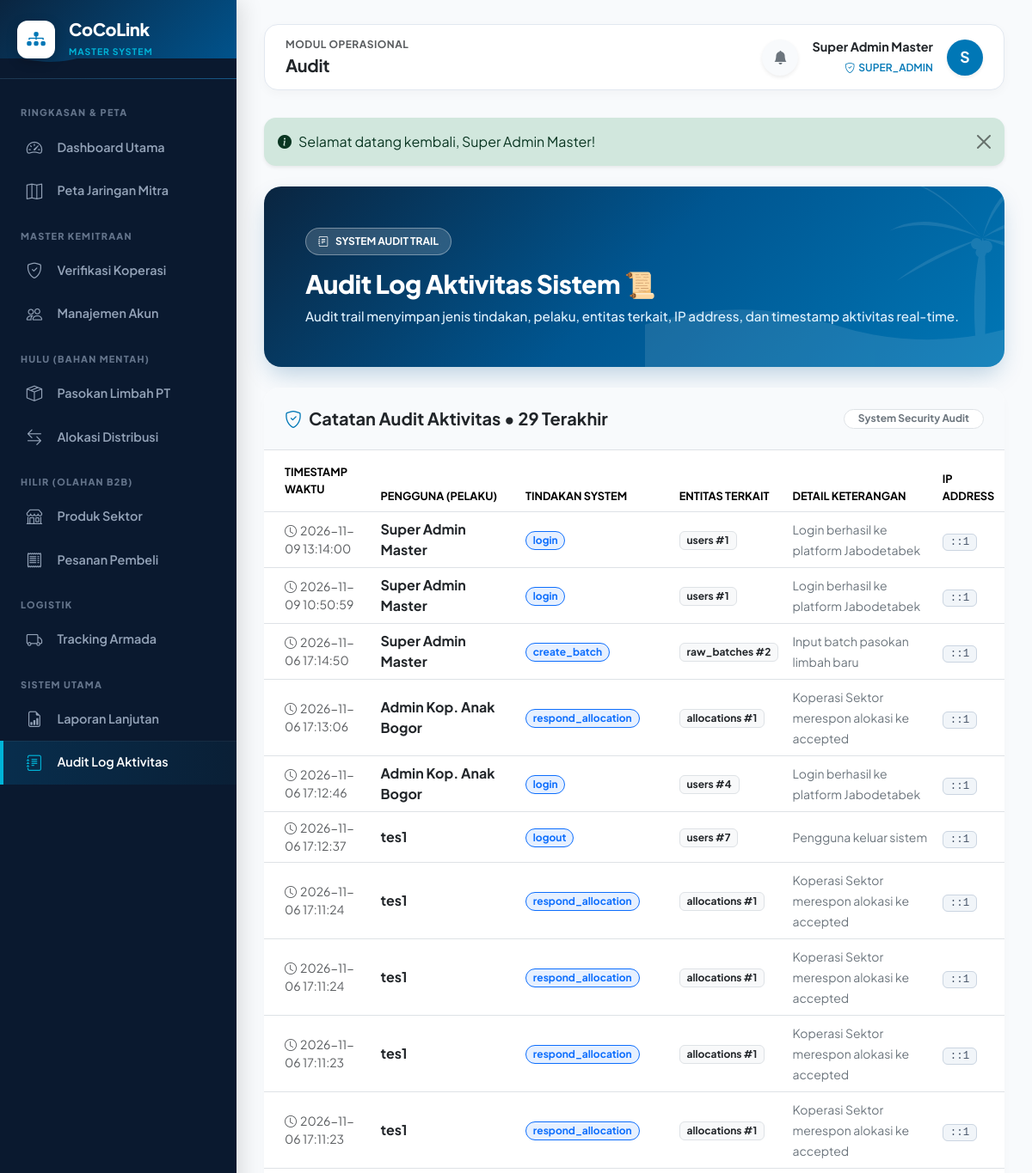
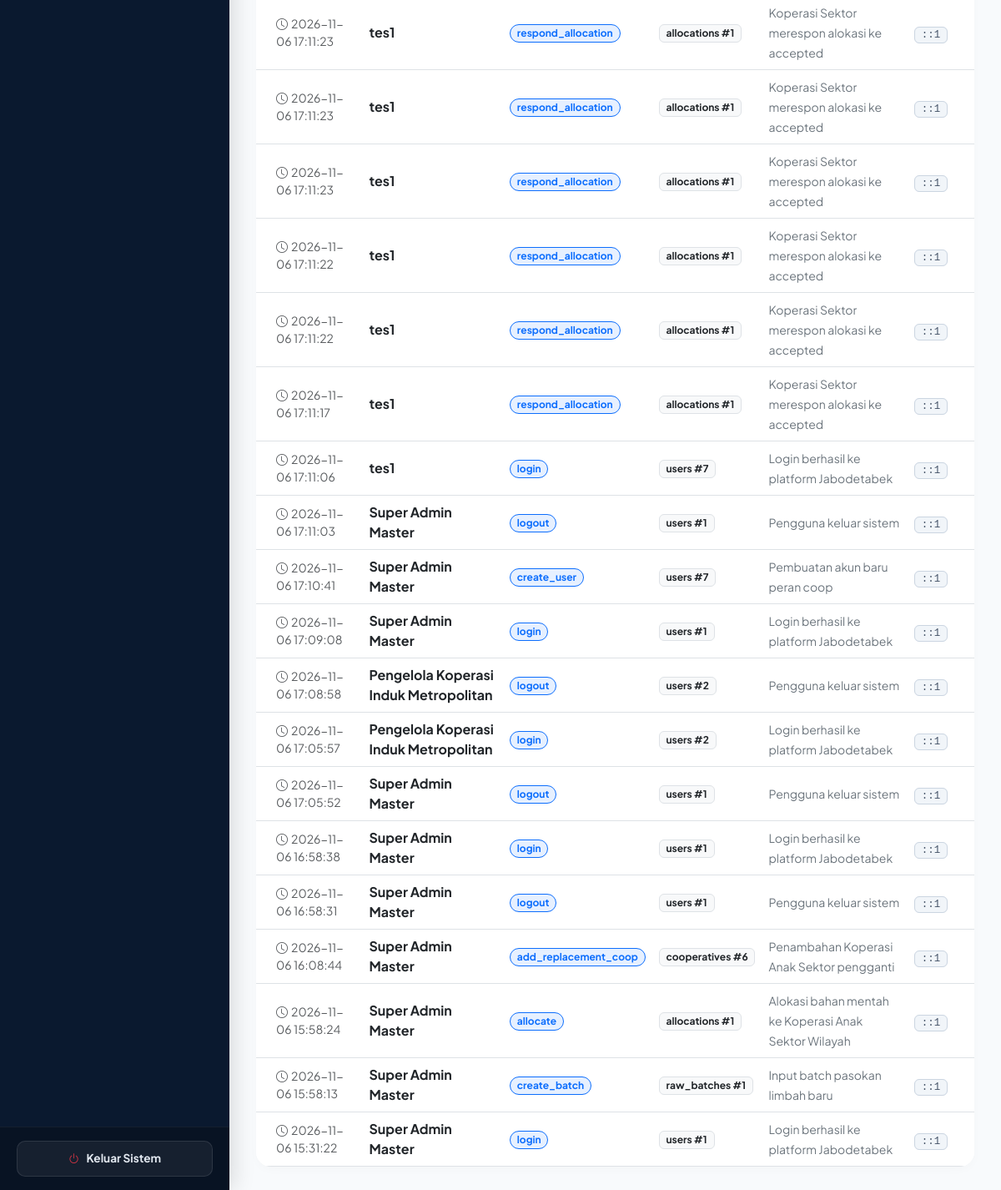
The app's page /index.php?page=audit (signed in) with its own data (2 pictures, top to bottom).
### tables this page shows
CREATE TABLE `users` (
  `id` int(11) NOT NULL,
  `name` varchar(255) NOT NULL,
  `email` varchar(191) NOT NULL,
  `password` varchar(255) NOT NULL,
  `role` enum('super_admin','induk','supplier','coop','buyer','driver') NOT NULL,
  `driver_type` enum('pt_to_induk','induk_to_coop','coop_to_buyer') DEFAULT 'coop_to_buyer',
  `supplier_id` int(11) DEFAULT NULL,
  `coop_id` int(11) DEFAULT NULL,
  `buyer_id` int(11) DEFAULT NULL,
  `is_active` tinyint(1) DEFAULT 1,
  `created_at` datetime DEFAULT current_timestamp()
);

CREATE TABLE `audit_logs` (
  `id` int(11) NOT NULL,
  `user_id` int(11) DEFAULT NULL,
  `action` varchar(100) DEFAULT NULL,
  `entity_type` varchar(100) DEFAULT NULL,
  `entity_id` int(11) DEFAULT NULL,
  `details` text DEFAULT NULL,
  `ip` varchar(45) DEFAULT NULL,
  `created_at` datetime DEFAULT current_timestamp()
);

### app/views/pages.php (called while the page is built, shortened)
<?php
require_once __DIR__ . '/pages/audit.php';
function render_page(string $page, array $u): void {
    render_layout($page, $u, function() use ($page, $u) {
        try {
            match ($page) {
                'dashboard'    => page_dashboard($u),
                'verification' => page_verification($u),
                'accounts'     => page_accounts($u),
                'batches'      => page_batches($u),
                'allocations'  => page_allocations($u),
                'products'     => page_products($u),
                'catalog'      => page_catalog($u),
                'orders'       => page_orders($u),
                'shipments'    => page_shipments($u),
                'maps'         => page_maps($u),
                'reports'      => page_reports(),
                'audit'        => page_audit($u),
                default        => page_dashboard($u)
            };
        } catch (Throwable $e) {
            echo '<div class="alert alert-danger border-0 shadow-sm rounded-4 p-4 my-3">';
            echo '  <div class="d-flex align-items-center gap-2 mb-2">';
            echo '    <i class="bi bi-exclamation-octagon-fill fs-4 text-danger"></i>';
            echo '    <h5 class="fw-bold mb-0 text-dark">Terjadi Kesalahan Database / Sistem</h5>';
            echo '  </div>';
            echo '  <p class="mb-0 text-secondary small" style="font-family: monospace;">' . e($e->getMessage()) . '</p>';
            echo '</div>';
        }
    });
}

### index.php (called while the page is built, shortened)
<?php
require __DIR__ . '/app/bootstrap.php';
require __DIR__ . '/app/actions.php';
require __DIR__ . '/app/views/layout.php';
require __DIR__ . '/app/views/pages.php';
try {
    $u = current_user();
    $page = trim((string)($_GET['page'] ?? 'dashboard'));
    match ($page) {
        'dashboard'    => true,
        'maps'         => true,
        'verification' => must_role(['super_admin', 'induk', 'supplier']),
        'accounts'     => must_role(['super_admin', 'induk', 'supplier']),
        'batches'      => must_role(['super_admin', 'induk', 'supplier']),
        'allocations'  => must_role(['super_admin', 'induk', 'supplier', 'coop']),
        'products'     => must_role(['super_admin', 'induk', 'supplier', 'coop']),
        'catalog'      => must_role(['buyer']),
        'orders'       => must_role(['super_admin', 'induk', 'supplier', 'coop', 'buyer']),
        'shipments'    => must_role(['super_admin', 'induk', 'supplier', 'coop', 'driver', 'buyer']),
        'reports'      => must_role(['super_admin', 'induk', 'supplier']),
        'audit'        => must_role(['super_admin']),
        default        => redirect('dashboard')
    };
    render_page($page, $u);
} catch (Throwable $e) {
    flash($e->getMessage(), 'danger');
    $u = current_user();
    if ($u) {
        render_page('dashboard', $u);
    } else {
        render_public('login');
    }
}

### app/bootstrap.php (called while the page is built, shortened)
<?php
$config = require __DIR__ . '/../config/config.php';
function db(): PDO {
    global $config;
    static $pdo = null;
    if ($pdo === null) {
        $pdo = new PDO(
            'mysql:host=' . $config['db_host'] . ';port=' . $config['db_port'] . ';dbname=' . $config['db_name'] . ';charset=utf8mb4',
            $config['db_user'],
            $config['db_password'],
            [
                PDO::ATTR_ERRMODE            => PDO::ERRMODE_EXCEPTION,
                PDO::ATTR_DEFAULT_FETCH_MODE => PDO::FETCH_ASSOC,
                PDO::ATTR_EMULATE_PREPARES   => false
            ]
        );
    }
    return $pdo;
}
function sql(string $query, array $params = []): PDOStatement {
    $st = db()->prepare($query);
    $st->execute($params);
    return $st;
}
function rows(string $query, array $params = []): array {
    return sql($query, $params)->fetchAll();
}
function one(string $query, array $params = []): ?array {
    $r = sql($query, $params)->fetch();
    return $r ?: null;
}
function e(mixed $v): string {
    return htmlspecialchars((string)($v ?? ''), ENT_QUOTES | ENT_SUBSTITUTE, 'UTF-8');
}
function app_base(): string {
    $dir = str_replace('\\', '/', dirname($_SERVER['SCRIPT_NAME'] ?? '/index.php'));
    return ($dir === '/' || $dir === '.') ? '' : rtrim($dir, '/');
}
function url(string $page = 'dashboard', array $args = []): string {
    return app_base() . '/index.php?' . http_build_query(array_merge(['page' => $page], $args));
}
function current_user(): ?array {
    $u = one('SELECT * FROM users WHERE id=?', [(int)$_SESSION['uid']]);
    return $u;
}
function user(): array {
    $u = current_user();
    return $u;
}
function must_role(array $roles): array {
    $u = user();
    return $u;
}
function take_flash(): ?array {
    $f = $_SESSION['flash'] ?? null;
    return $f;
}
?>

### app/views/pages/audit.php (the view, shortened to what this page needs)
<?php
function page_audit(array $u = []): void {
    $logs = rows('SELECT l.*, u.name AS user_name FROM audit_logs l LEFT JOIN users u ON u.id=l.user_id ORDER BY l.id DESC LIMIT 250');
    $totalLogs = count($logs);
?>
<div class="audit-page-container">
    <div class="card border-0 mb-4 ocean-banner-card">
        <div class="banner-silhouette-bg">
        </div>
        <div class="card-body p-4 p-md-5 position-relative" style="z-index: 1;">
            <div class="d-flex justify-content-between align-items-center flex-wrap gap-3">
                <div>
                    <div class="role-badge-crisp mb-3"><i class="bi bi-journal-text"></i> SYSTEM AUDIT TRAIL</div>
                    <h2 class="banner-title mb-2">Audit Log Aktivitas Sistem 📜</h2>
                    <p class="banner-subtitle mb-0">Audit trail menyimpan jenis tindakan, pelaku, entitas terkait, IP address, dan timestamp aktivitas real-time.</p>
                </div>
            </div>
        </div>
    </div>
    <div class="card border-0 section-card overflow-hidden">
        <div class="card-body p-0">
            <div class="p-4 border-bottom d-flex justify-content-between align-items-center flex-wrap gap-2" style="background:#F8FAFC;">
                <h5 class="fw-bold mb-0 text-dark"><i class="bi bi-shield-check me-2" style="color:#0077B6"></i>Catatan Audit Aktivitas &bull; <?= $totalLogs ?> Terakhir</h5>
                <span class="badge bg-white text-secondary border px-3 py-1.5 rounded-pill small">System Security Audit</span>
            </div>
            <div class="table-responsive">
                <table class="table table-hover align-middle mb-0">
                    <thead style="background:#F1F5F9; font-size:0.8rem; color:#475569; text-transform:uppercase;">
                        <tr>
                            <th class="ps-4 py-3">Timestamp Waktu</th>
                            <th>Pengguna (Pelaku)</th>
                            <th>Tindakan System</th>
                            <th>Entitas Terkait</th>
                            <th>Detail Keterangan</th>
                            <th>IP Address</th>
                        </tr>
                    </thead>
                    <tbody>
                    <?php foreach ($logs as $l): ?>
                        <tr>
                            <td class="ps-4 small text-muted"><i class="bi bi-clock me-1"></i><?= e($l['created_at']) ?></td>
                            <td><strong class="text-dark"><?= e($l['user_name'] ?? 'Sistem Automatic') ?></strong></td>
                            <td><span class="badge bg-primary bg-opacity-10 text-primary border border-primary px-2.5 py-1 rounded-pill"><?= e($l['action']) ?></span></td>
                            <td><span class="badge bg-light text-dark border"><?= e($l['entity_type'] . ' #' . $l['entity_id']) ?></span></td>
                            <td><small class="text-secondary"><?= e($l['details']) ?></small></td>
                            <td><span class="ip-chip"><?= e($l['ip']) ?></span></td>
                        </tr>
                    <?php endforeach; ?>
                    </tbody>
                </table>
            </div>
        </div>
    </div>
</div>
<?php } ?>

### app/views/layout.php (shortened to what this page needs)
<?php
function render_layout(string $page, array $u, callable $contentRenderer): void {
    $menuGroups = [
        'Ringkasan & Peta' => [
            'dashboard'    => ['label' => 'Dashboard Utama', 'icon' => 'bi-speedometer2', 'roles' => ['super_admin', 'induk', 'supplier', 'coop', 'buyer', 'driver']],
            'maps'         => ['label' => 'Peta Jaringan Mitra', 'icon' => 'bi-map', 'roles' => ['super_admin', 'induk', 'supplier', 'coop', 'buyer', 'driver']],
        ],
        'Master Kemitraan' => [
            'verification' => ['label' => 'Verifikasi Koperasi', 'icon' => 'bi-shield-check', 'roles' => ['super_admin', 'induk', 'supplier']],
            'accounts'     => ['label' => 'Manajemen Akun', 'icon' => 'bi-people', 'roles' => ['super_admin', 'induk', 'supplier']],
        ],
        'Hulu (Bahan Mentah)' => [
            'batches'      => ['label' => 'Pasokan Limbah PT', 'icon' => 'bi-box-seam', 'roles' => ['super_admin', 'induk', 'supplier']],
            'allocations'  => ['label' => 'Alokasi Distribusi', 'icon' => 'bi-arrow-left-right', 'roles' => ['super_admin', 'induk', 'supplier', 'coop']],
        ],
        'Hilir (Olahan B2B)' => [
            'products'     => ['label' => 'Produk Sektor', 'icon' => 'bi-shop', 'roles' => ['super_admin', 'induk', 'supplier', 'coop']],
            'catalog'      => ['label' => 'Katalog Industri', 'icon' => 'bi-cart-check', 'roles' => ['buyer']],
            'orders'       => ['label' => 'Pesanan Pembeli', 'icon' => 'bi-receipt', 'roles' => ['super_admin', 'induk', 'supplier', 'coop', 'buyer']],
        ],
        'Logistik' => [
            'shipments'    => ['label' => 'Tracking Armada', 'icon' => 'bi-truck', 'roles' => ['super_admin', 'induk', 'supplier', 'coop', 'driver', 'buyer']],
        ],
        'Sistem Utama' => [
            'reports'      => ['label' => 'Laporan Lanjutan', 'icon' => 'bi-file-earmark-bar-graph', 'roles' => ['super_admin']],
            'audit'        => ['label' => 'Audit Log Aktivitas', 'icon' => 'bi-journal-text', 'roles' => ['super_admin']],
        ]
    ];
    $flash = take_flash();
?>
<!doctype html>
<html lang="id">
<head>
    <link href="https://cdn.jsdelivr.net/npm/bootstrap@5.3.2/dist/css/bootstrap.min.css" rel="stylesheet">
    <link rel="stylesheet" href="https://cdn.jsdelivr.net/npm/bootstrap-icons@1.11.2/font/bootstrap-icons.min.css">
</head>
<body>
<div class="wrapper">
    <aside class="sidebar" id="sidebar">
        <div class="sidebar-brand d-flex align-items-center gap-3">
            <div class="logo-box">
                <div class="logo-fallback" style="display:none;">
                    <i class="bi bi-diagram-3-fill"></i>
                </div>
            </div>
            <div style="position:relative; z-index:2;">
                <h5 class="fw-extrabold text-white mb-0" style="letter-spacing: -0.3px; font-weight:800;">CoCoLink</h5>
                <small style="color: var(--ocean-accent); font-size: 0.65rem; letter-spacing:1px; font-weight:700;">
                    <?= ($u['role'] ?? '') === 'super_admin' ? 'MASTER SYSTEM' : 'WORKSPACE B2B' ?>
                </small>
            </div>
        </div>
        <nav class="sidebar-scroll" id="sidebarNav">
            <?php foreach ($menuGroups as $groupName => $items): ?>
                <?php
                    $hasAccess = false;
                    foreach ($items as $item) {
                        if (in_array(($u['role'] ?? ''), $item['roles'], true)) {
                            $hasAccess = true;
                            break;
                        }
                    }
                ?>
                <?php if ($hasAccess): ?>
                    <div class="sidebar-heading text-uppercase"><?= e($groupName) ?></div>
                    <?php foreach ($items as $key => $item): ?>
                        <?php if (in_array(($u['role'] ?? ''), $item['roles'], true)): ?>
                            <a href="<?= url($key) ?>" class="nav-link-coco <?= $page === $key ? 'active' : '' ?>">
                                <i class="bi <?= $item['icon'] ?> nav-icon"></i>
                                <span><?= e($item['label']) ?></span>
                            </a>
                        <?php endif; ?>
                    <?php endforeach; ?>
                <?php endif; ?>
            <?php endforeach; ?>
        </nav>
        <div class="sidebar-footer">
            <form method="post" action="<?= url('login') ?>">
                <button type="submit" class="btn-logout-coco">
                    <i class="bi bi-power text-danger"></i>
                    <span>Keluar Sistem</span>
                </button>
            </form>
        </div>
    </aside>
    <main class="main-content">
        <header class="top-navbar d-flex justify-content-between align-items-center">
            <div class="d-flex align-items-center gap-3">
                <div class="d-none d-sm-block">
                    <div class="text-muted" style="font-size:0.75rem; font-weight:700; letter-spacing:0.5px;">MODUL OPERASIONAL</div>
                    <strong class="text-dark fs-5 capitalize" style="letter-spacing:-0.3px;"><?= e(ucwords(str_replace('_', ' ', $page))) ?></strong>
                </div>
            </div>
            <div class="d-flex align-items-center gap-2 gap-md-3">
                <div class="dropdown">
                    <button class="btn btn-light position-relative rounded-circle p-2 border-0 shadow-sm" type="button" data-bs-toggle="dropdown" aria-expanded="false" style="width: 42px; height: 42px; background: #F8FAFC;">
                        <i class="bi bi-bell-fill text-secondary fs-6"></i>
                    </button>
                </div>
                <div class="d-none d-md-block text-end">
                    <div class="fw-bold text-dark" style="font-size:0.9rem;"><?= e($u['name'] ?? 'User') ?></div>
                    <span class="fw-semibold" style="font-size:0.75rem; color:var(--ocean-primary);"><i class="bi bi-shield-check me-1"></i><?= e(strtoupper($u['role'] ?? 'GUEST')) ?></span>
                </div>
                <div class="text-white rounded-circle d-flex justify-content-center align-items-center fw-bold shadow-sm" style="width:42px; height:42px; font-size:1.1rem; background: var(--ocean-primary);">
                    <?= strtoupper(substr(($u['name'] ?? 'U'), 0, 1)) ?>
                </div>
            </div>
        </header>
        <?php if ($flash): ?>
            <div class="alert alert-<?= e($flash['kind']) ?> alert-dismissible fade show shadow-sm border-0 mb-4" style="border-radius:14px;">
                <i class="bi bi-info-circle-fill me-2"></i><?= e($flash['message']) ?>
                <button type="button" class="btn-close" data-bs-dismiss="alert"></button>
            </div>
        <?php endif; ?>
        <?php $contentRenderer(); ?>
    </main>
</div>
</body>
</html>
<?php
}

### records on screen
users: name "Super Admin Master", role "SUPER_ADMIN", name "S"
audit_logs: created_at "2026-11-09 13:14:00", user.name "Super Admin Master", action "login", entity_type+entity "users #1", details "Login berhasil ke platform Jabodetabek", ip "::1"
audit_logs: created_at "2026-11-09 10:50:59", user.name "Super Admin Master", action "login", entity_type+entity "users #1", details "Login berhasil ke platform Jabodetabek", ip "::1"
audit_logs: created_at "2026-11-06 17:14:50", user.name "Super Admin Master", action "create_batch", entity_type+entity "raw_batches #2", details "Input batch pasokan limbah baru", ip "::1"
audit_logs: created_at "2026-11-06 17:13:06", user.name "Admin Kop. Anak Bogor", action "respond_allocation", entity_type+entity "allocations #1", details "Koperasi Sektor merespon alokasi ke accepted", ip "::1"
audit_logs: created_at "2026-11-06 17:12:46", user.name "Admin Kop. Anak Bogor", action "login", entity_type+entity "users #4", details "Login berhasil ke platform Jabodetabek", ip "::1"
audit_logs: created_at "2026-11-06 17:12:37", user.name "tes1", action "logout", entity_type+entity "users #7", details "Pengguna keluar sistem", ip "::1"
audit_logs: created_at "2026-11-06 17:11:24", user.name "tes1", action "respond_allocation", entity_type+entity "allocations #1", details "Koperasi Sektor merespon alokasi ke accepted", ip "::1"
audit_logs: created_at "2026-11-06 17:11:24", user.name "tes1", action "respond_allocation", entity_type+entity "allocations #1", details "Koperasi Sektor merespon alokasi ke accepted", ip "::1"
audit_logs: created_at "2026-11-06 17:11:23", user.name "tes1", action "respond_allocation", entity_type+entity "allocations #1", details "Koperasi Sektor merespon alokasi ke accepted", ip "::1"
audit_logs: created_at "2026-11-06 17:11:23", user.name "tes1", action "respond_allocation", entity_type+entity "allocations #1", details "Koperasi Sektor merespon alokasi ke accepted", ip "::1"
audit_logs: created_at "2026-11-06 17:11:23", user.name "tes1", action "respond_allocation", entity_type+entity "allocations #1", details "Koperasi Sektor merespon alokasi ke accepted", ip "::1"
audit_logs: created_at "2026-11-06 17:11:23", user.name "tes1", action "respond_allocation", entity_type+entity "allocations #1", details "Koperasi Sektor merespon alokasi ke accepted", ip "::1"
audit_logs: created_at "2026-11-06 17:11:23", user.name "tes1", action "respond_allocation", entity_type+entity "allocations #1", details "Koperasi Sektor merespon alokasi ke accepted", ip "::1"
audit_logs: created_at "2026-11-06 17:11:22", user.name "tes1", action "respond_allocation", entity_type+entity "allocations #1", details "Koperasi Sektor merespon alokasi ke accepted", ip "::1"
audit_logs: created_at "2026-11-06 17:11:22", user.name "tes1", action "respond_allocation", entity_type+entity "allocations #1", details "Koperasi Sektor merespon alokasi ke accepted", ip "::1"
audit_logs: created_at "2026-11-06 17:11:17", user.name "tes1", action "respond_allocation", entity_type+entity "allocations #1", details "Koperasi Sektor merespon alokasi ke accepted", ip "::1"
audit_logs: created_at "2026-11-06 17:11:06", user.name "tes1", action "login", entity_type+entity "users #7", details "Login berhasil ke platform Jabodetabek", ip "::1"
audit_logs: created_at "2026-11-06 17:11:03", user.name "Super Admin Master", action "logout", entity_type+entity "users #1", details "Pengguna keluar sistem", ip "::1"
audit_logs: created_at "2026-11-06 17:10:41", user.name "Super Admin Master", action "create_user", entity_type+entity "users #7", details "Pembuatan akun baru peran coop", ip "::1"
audit_logs: created_at "2026-11-06 17:09:08", user.name "Super Admin Master", action "login", entity_type+entity "users #1", details "Login berhasil ke platform Jabodetabek", ip "::1"
audit_logs: created_at "2026-11-06 17:08:58", user.name "Pengelola Koperasi Induk Metropolitan", action "logout", entity_type+entity "users #2", details "Pengguna keluar sistem", ip "::1"
audit_logs: created_at "2026-11-06 17:05:57", user.name "Pengelola Koperasi Induk Metropolitan", action "login", entity_type+entity "users #2", details "Login berhasil ke platform Jabodetabek", ip "::1"
audit_logs: created_at "2026-11-06 17:05:52", user.name "Super Admin Master", action "logout", entity_type+entity "users #1", details "Pengguna keluar sistem", ip "::1"
audit_logs: created_at "2026-11-06 16:58:38", user.name "Super Admin Master", action "login", entity_type+entity "users #1", details "Login berhasil ke platform Jabodetabek", ip "::1"
audit_logs: created_at "2026-11-06 16:58:31", user.name "Super Admin Master", action "logout", entity_type+entity "users #1", details "Pengguna keluar sistem", ip "::1"
audit_logs: created_at "2026-11-06 16:08:44", user.name "Super Admin Master", action "add_replacement_coop", entity_type+entity "cooperatives #6", details "Penambahan Koperasi Anak Sektor pengganti", ip "::1"
audit_logs: created_at "2026-11-06 15:58:24", user.name "Super Admin Master", action "allocate", entity_type+entity "allocations #1", details "Alokasi bahan mentah ke Koperasi Anak Sektor Wilayah", ip "::1"
audit_logs: created_at "2026-11-06 15:58:13", user.name "Super Admin Master", action "create_batch", entity_type+entity "raw_batches #1", details "Input batch pasokan limbah baru", ip "::1"
audit_logs: created_at "2026-11-06 15:31:22", user.name "Super Admin Master", action "login", entity_type+entity "users #1", details "Login berhasil ke platform Jabodetabek", ip "::1"

### other values on screen
$groupName "RINGKASAN & PETA"
$item['label'] "Dashboard Utama"
$item['label'] "Peta Jaringan Mitra"
$groupName "MASTER KEMITRAAN"
$item['label'] "Verifikasi Koperasi"
$item['label'] "Manajemen Akun"
$groupName "HULU (BAHAN MENTAH)"
$item['label'] "Pasokan Limbah PT"
$item['label'] "Alokasi Distribusi"
$groupName "HILIR (OLAHAN B2B)"
$item['label'] "Produk Sektor"
$item['label'] "Pesanan Pembeli"
$groupName "LOGISTIK"
$item['label'] "Tracking Armada"
$groupName "SISTEM UTAMA"
